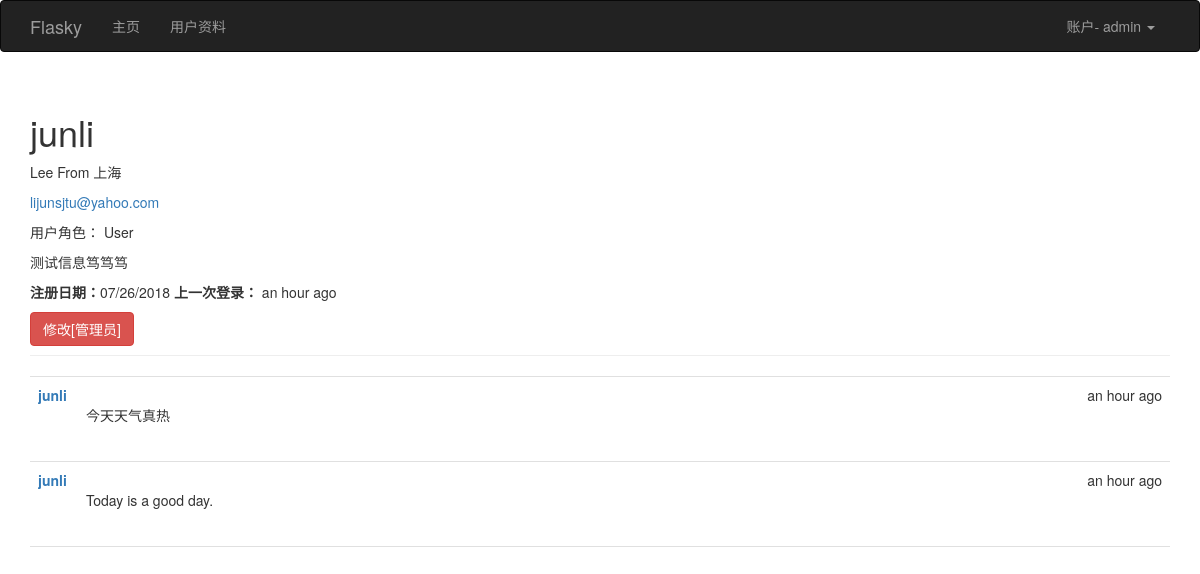
/user/junli (signed in), run on the app's committed database.
### app/models.py (models this page shows, shortened)
class User(UserMixin, db.Model):
    __tablename__ = 'users'
    id = db.Column(db.Integer, primary_key=True)
    username = db.Column(db.String(64), unique=True, index=True)
    email = db.Column(db.String(64), unique=True,index=True)
    role_id = db.Column(db.Integer, db.ForeignKey('roles.id'))
    password_hash = db.Column(db.String(128))
    confirmed = db.Column(db.Boolean, default= False)
    name = db.Column(db.String(64))
    location = db.Column(db.String(128))
    about_me = db.Column(db.Text())
    member_since = db.Column(db.DateTime(), default=datetime.utcnow)
    last_seen = db.Column(db.DateTime(), default=datetime.utcnow)
    posts = db.relationship('Post', backref='author', lazy='dynamic')
    @property
    def password(self):
        raise AttributeError('password is not a readable attribute')
    def can(self, permission):
        return self.role is not None and self.role.permissions & permission == permission
    def is_administrator(self):
        return self.can(Permission.ADMINISTER)
    def ping(self):
        self.last_seen = datetime.utcnow()
        db.session.add(self)

class Role(db.Model):
    __tablename__='roles'
    id = db.Column(db.Integer, primary_key=True)
    name = db.Column(db.String(64), unique=True)
    default = db.Column(db.Boolean, default=False, index=True)
    permissions = db.Column(db.Integer)
    users = db.relationship('User', backref='role', lazy='dynamic')

class Post(db.Model):
    __tablename__ = 'posts'
    id = db.Column(db.Integer, primary_key=True)
    body = db.Column(db.Text)
    timestamp = db.Column(db.DateTime, index=True, default=datetime.utcnow)
    author_id = db.Column(db.Integer, db.ForeignKey('users.id'))

### app/main/views.py (the view)
@main.route('/user/<username>')
def user(username):
    user = User.query.filter_by(username= username).first()
    if user is None:
        abort(404)
    posts = user.posts.order_by(Post.timestamp.desc()).all()
    return render_template('user.html', user=user, posts=posts)

### app/auth/views.py (called while the page is built)
@auth.before_app_request
def before_request():
    if current_user.is_authenticated:
        current_user.ping()
        if not current_user.confirmed and request.endpoint[:5] != 'auth.':
            return redirect(url_for('auth.unconfirmed'))

### app/main/__init__.py (called while the page is built)
@main.app_context_processor
def inject_permissions():
    return dict(Permission=Permission)

### app/models.py (called while the page is built)
@login_manager.user_loader
def load_user(user_id):
    return User.query.get(int(user_id))

### app/templates/user.html (shortened to what this page needs)
{%  extends "base.html" %}
{%  import "bootstrap/wtf.html" as wtf %}
{% block page_content %}
    <div class="page-header">
        <h1>  {{ user.username }} </h1>
        <p>
        {% if user.name %} {{ user.name }}  {% endif %}
         {% if user.location %}
           From  {{ user.location }}
        {% endif %}
        </p>
        {%  if current_user.is_administrator() %}
           <p> <a href="mailto: {{ user.email }} ">{{ user.email }}</a></p>
            <p> 用户角色：  {{ user.role.name }}</p>
        {% endif %}
      {% if user.about_me %}  <p>{{ user.about_me }} </p> {% endif %}
     <p>
         <b>注册日期：</b>{{ moment(user.member_since).format('L') }}
         <b>上一次登录：</b> {{ moment(user.last_seen).fromNow(refresh=True) }}
     </p>
     {%  if current_user.is_administrator() %}
           <a class="btn btn-danger" href="{{ url_for('.edit_profile_admin', id=user.id) }}">
修改[管理员]
</a>
    {% endif %}
    </div>
      {%  include '_posts.html' %}
{% endblock %}

### app/templates/base.html (shortened to what this page needs)
{% extends "bootstrap/base.html" %}
{% block head %}
{{ super() }}
<link rel="stylesheet" type="text/css" href="{{ url_for('static', filename='style.css') }}">
{% endblock %}
{% block navbar %}
<div class="navbar navbar-inverse" role="navigation">
    <div class="container">
        <div class="navbar-header">
            <a class="navbar-brand" href="{{ url_for('main.index') }}">Flasky</a>
        </div>
        <div class="navbar-collapse collapse">
            <ul class="nav navbar-nav">
                <li><a href="{{ url_for('main.index') }}">主页</a></li>
                {%  if current_user.is_authenticated %}
                    <li><a href="{{  url_for('main.user', username=current_user.username) }}">用户资料</a></li>
                {%  endif %}
            </ul>
            <ul class="nav navbar-nav navbar-right">
                {% if current_user.is_authenticated %}
                <li class="dropdown">
                <a href="#" class="dropdown-toggle" data-toggle="dropdown">账户- {{ current_user.username }} <b class="caret"></b></a>
                </li>
                {% else %}
                <li><a href="{{ url_for('auth.login') }}">登录</a></li>
                {% endif %}
            </ul>
        </div>
    </div>
</div>
{% endblock %}
{% block content %}
<div class="container">
    {% block page_content %}{% endblock %}
</div>
{% endblock %}

### app/templates/_posts.html
  <ul class="posts">
        {% for post in posts %}
            <li class="post">
                <div class="post-date">
                    {{ moment(post.timestamp).fromNow() }}
                </div>
                <div class="post-author">
                    <a href="{{ url_for('.user', username=post.author.username) }}">{{ post.author.username }}</a>
                </div>
                <div class="post-content">
                    {{ post.body }}
                </div>
            </li>
        {% endfor %}
    </ul>

### app/static/style.css (style rules this page uses)
ul.posts { list-style-type: none; padding: 0px; margin: 16px 0px 0px 0px; border-top: 1px solid #e0e0e0; }
ul.posts li.post { padding: 8px; border-bottom: 1px solid #e0e0e0; }
div.post-date { float: right; }
div.post-author { font-weight: bold; }
div.post-content { margin-left: 48px; min-height: 48px; }

### data on the page
User: username "admin"
User: username "junli", name "Lee", location "上海", email "lijunsjtu@yahoo.com", about_me "测试信息笃笃笃", member_since "07/26/2018", last_seen "an hour ago"
Role: role.name "User"
Post: timestamp "an hour ago", author.username "junli", body "今天天气真热"
Post: timestamp "an hour ago", author.username "junli", body "Today is a good day."
